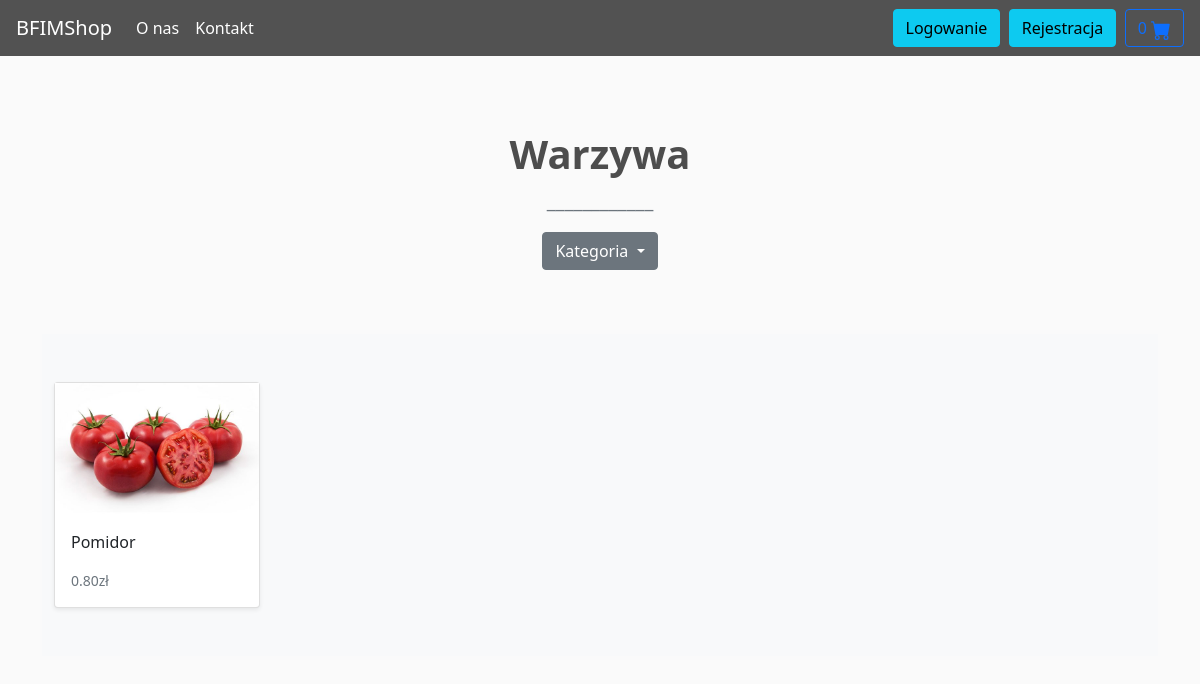
The page /shop/warzywa/ on the database its author committed.
### store/models.py (models this page shows, shortened)
class Category(models.Model):
    name = models.CharField(max_length=255, db_index=True)
    slug = models.SlugField(max_length=255, unique=True)
    class Meta:
        verbose_name_plural = 'categories'
    def get_absolute_url(self):
        return reverse('store:category_list', args=[self.slug])

class Product(models.Model):
    category = models.ForeignKey(Category, related_name='product', on_delete=models.CASCADE)
    created_by = models.ForeignKey(User, on_delete=models.CASCADE, related_name='product_creator')
    title = models.CharField(max_length=255)
    author = models.CharField(max_length=255, default='admin')
    description = models.TextField(blank=True)
    image = models.ImageField(upload_to='images/', default='images/default.jpg')
    slug = models.SlugField(max_length=255)
    price = models.DecimalField(max_digits=4, decimal_places=2)
    in_stock = models.BooleanField(default=True)
    is_active = models.BooleanField(default=True)
    created = models.DateTimeField(auto_now_add=True)
    updated = models.DateTimeField(auto_now=True)
    objects = models.Manager()
    products = ProductManager()
    class Meta:
        verbose_name_plural = 'Products'
        ordering = ('-created',)
    def get_absolute_url(self):
        return reverse('store:product_detail', args=[self.slug])

### store/views.py (the view)
# urls.py: path('shop/<slug:category_slug>/', views.category_list, name='category_list'),
def category_list(request, category_slug=None):
    category = get_object_or_404(Category, slug=category_slug)
    products = Product.objects.filter(category=category)
    return render(request, 'store/products/category.html', {'category': category, 'products': products })

### basket/basket.py (called while the page is built)
    def __len__(self):
        return sum(item['qty'] for item in self.basket.values())

### basket/context_processors.py (called while the page is built)
def basket(request):
    return {'basket': Basket(request)}

### store/context_processors.py (called while the page is built)
def categories(request):
    return {
        'categories': Category.objects.all()
    }

### store/templates/store/products/category.html (shortened to what this page needs)
{% extends '../main.html' %}
{% load static %}
{% block content %}
<link rel="stylesheet" href="{% static 'css/main.css' %}">
<div class="container">
  <section class="py-5 text-center container">
    <div class="row py-lg-3">
      <div class="col-lg-6 col-md-8 mx-auto">
        <h1 class="h1 fw-bold">{{category.name|title}}</h1>
        <p class="lead text-muted">____________</p>
        <div class="bd-example">
          <div class="dropdown">
            <button class="btn btn-secondary dropdown-toggle" type="button" id="dropdownMenuButton" data-toggle="dropdown"
              aria-haspopup="true" aria-expanded="false">
              Kategoria
            </button>
          </div>
        </div>
      </div>
    </div>
  </section>
  <div class="album py-5 bg-light">
    <div class="container">
      <div class="row row-cols-1 row-cols-sm-2 row-cols-md-5 g-3">
        {% for product in products %}
        <div class="col">
          <div class="card shadow-sm">
            <img class="img-fluid" alt="Responsive image" src="{{ product.image.url }}">
            <div class="card-body">
              <p class="card-text">
                <a class="text-dark text-decoration-none" href="{{ product.get_absolute_url }}">{{ product.title }}</a>
              </p>
              <div class="d-flex justify-content-between align-items-center">
                <small class="text-muted">{{ product.price }}zł</small>
              </div>
            </div>
          </div>
        </div>
</div>
      {% endfor %}
    </div>
  </div>
</div>
{% endblock %}

### rows shown on the page
Category: name "Warzywa"
Product: image (picture), title "Pomidor", price "0.80"
